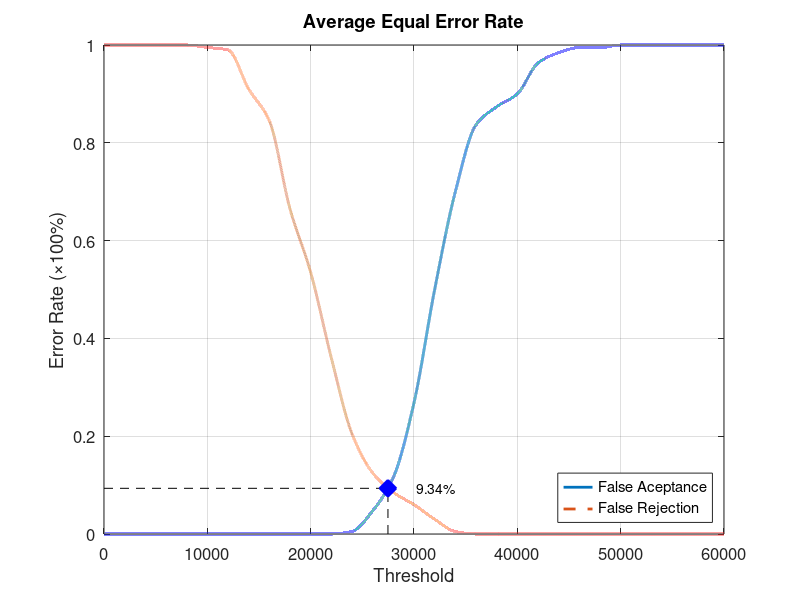
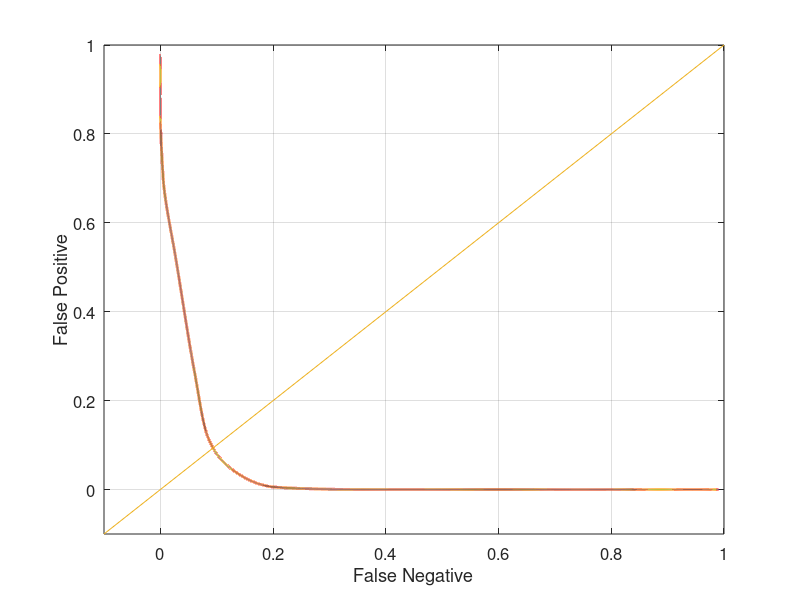

MATLAB code for these plots, in order:
function yEER = Database5_2
close all;
clear;
clc;
x = 0:2000:60000;
xq = 0:0.5:60000;

y0 = [0 0 0 0 0 0 0 0 0 0 0 0 0.00526316 0.0473684 0.115789 0.268421 0.5 0.7 0.836842 0.873684 0.9 0.963158 0.984211 0.994737 0.994737 1 1 1 1 1 1];
yy0 = interp1(x, y0, xq, 'pchip');
y1 = [1 1 1 1 1 0.995 0.99 0.91 0.845 0.665 0.535 0.36 0.205 0.125 0.085 0.06 0.03 0.005 0 0 0 0 0 0 0 0 0 0 0 0 0];
yy1 = interp1(x, y1, xq, 'pchip');

% Calculating EER: 
y2 = abs(y0 - y1);
find(y2 == min(y2))
yy2 = abs(yy0 - yy1);
xEER = find(yy2 == min(yy2));
xEERIndex = xq(xEER) % X-axis EER
yEER = yy0(xEER) % Y-axis EER

main = figure
plot(xq, yy0,'-','LineWidth', 2);	hold on
plot(xq, yy1,'--','LineWidth', 2);	hold on
plot([xEERIndex xEERIndex], [0 yEER], 'k--');	hold on
plot([0 xEERIndex], [yEER yEER], 'k--');	hold on
plot(xEERIndex, yEER, 'bx', 'LineWidth', 10);	hold on
text(xEERIndex + 10 * xEERIndex / 100, yEER, [num2str(round((10000 * yEER)) / 100) '%'])
legend('False Aceptance', 'False Rejection', 'Location', 'SouthEast')
xlabel('Threshold')
ylabel('Error Rate (\times100%)')
title('Average Equal Error Rate')
set(gca, 'FontSize', 12)
axis([0 60000 0 1])
grid on

print(main, 'Database5_2Main', '-dpng');
FNRxFPR = figure('Color', [1 1 1]);
plot(yy1, yy0, '-', yy1, yy0, 'LineWidth', 2);
hold on
y = -0.1:0.1:1
plot(y, y); 
set(gca, 'FontSize', 12)
xlabel('False Negative')
ylabel('False Positive')
axis([-0.1 1 -0.1 1])
set(gca, 'FontSize', 12)
grid on

print(FNRxFPR, 'Database5_2FNRxFPR','-dpng');
end
